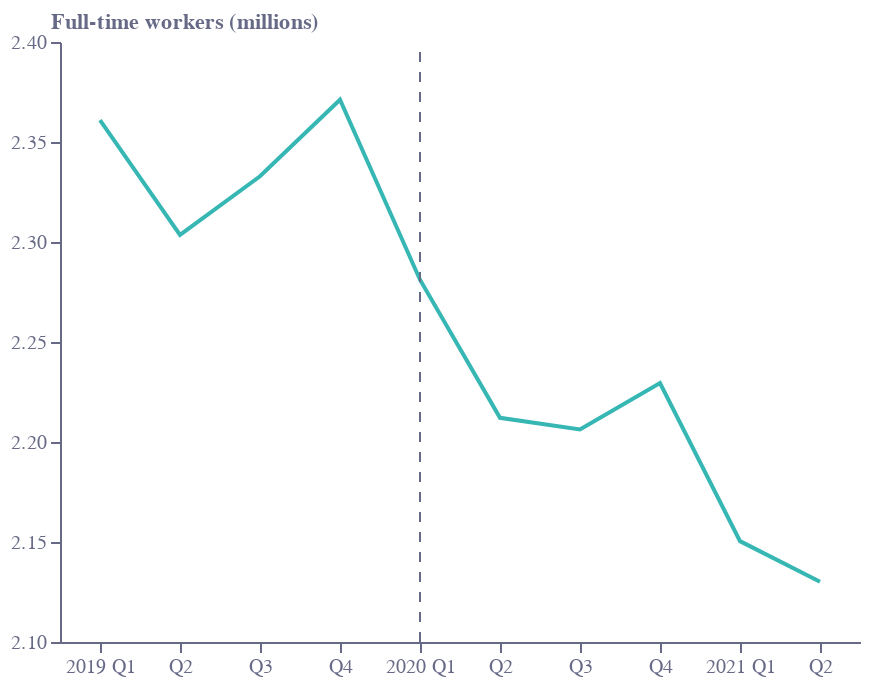

Notebook code cell kept with this figure:
### Code cell
base = alt.Chart(f2a).encode(
    x=alt.X(
        "label:N",
        sort=[],
        axis=alt.Axis(
            grid=False,
            titleAlign="right",
            titleAnchor="end",
            title="",
            labelColor=colors["eco-gray"],
            titleColor=colors["eco-gray"],
            tickColor=colors["eco-gray"],
            domainColor=colors["eco-gray"],
            tickCount=10,
            orient="bottom",
            labelAngle=0,
            labelExpr="indexof(datum.value,'Q1')>-1?slice(datum.value,0,4)+' '+slice(datum.value,4):slice(datum.value,4)",
        ),
    )
)
line1 = base.mark_line(color=colors["eco-turquiose"], strokeWidth=2).encode(
    y=alt.Y(
        "full:Q",
        sort=[],
        axis=alt.Axis(
            grid=False,
            title="Full-time workers (millions)",
            titleX=-5,
            titleY=-5,
            titleBaseline="bottom",
            titleAngle=0,
            titleAlign="left",
            labelColor=colors["eco-gray"],
            titleColor=colors["eco-gray"],
            tickColor=colors["eco-gray"],
            domainColor=colors["eco-gray"],
        ),
        scale=alt.Scale(domain=[2.1, 2.4]),
    )
)
axis1 = (
    alt.Chart(pd.DataFrame([{"x": "2020Q1", "y": 2.1}, {"x": "2020Q1", "y": 2.4}]))
    .mark_line(strokeWidth=1, strokeDash=[5, 5], color=colors["eco-gray"])
    .encode(x=alt.X("x:N", sort=[]), y="y:Q")
)
layer1 = (
    ((line1 + axis1).properties(height=300, width=400))
    .configure_view(stroke=None)
    .properties(title="")
)
layer1.save("visualisation/" + f + ".json")
layer1.save("visualisation/" + f + ".png")
open("README.md", "a").write(readme)
layer1

### Figure 1 — Vega-Lite specification as saved in the notebook (floating-point values rounded to 4 significant figures)
{"config": {"view": {"continuousWidth": 400, "continuousHeight": 300, "stroke": null}}, "layer": [{"data": {"name": "data-22e766e7936450f0114d7d188a154050"}, "mark": {"type": "line", "color": "#36B7B4", "strokeWidth": 2}, "encoding": {"x": {"type": "nominal", "axis": {"domainColor": "#676A86", "grid": false, "labelAngle": 0, "labelColor": "#676A86", "labelExpr": "indexof(datum.value,'Q1')>-1?slice(datum.value,0,4)+' '+slice(datum.value,4):slice(datum.value,4)", "orient": "bottom", "tickColor": "#676A86", "tickCount": 10, "title": "", "titleAlign": "right", "titleAnchor": "end", "titleColor": "#676A86"}, "field": "label", "sort": []}, "y": {"type": "quantitative", "axis": {"domainColor": "#676A86", "grid": false, "labelColor": "#676A86", "tickColor": "#676A86", "title": "Full-time workers (millions)", "titleAlign": "left", "titleAngle": 0, "titleBaseline": "bottom", "titleColor": "#676A86", "titleX": -5, "titleY": -5}, "field": "full", "scale": {"domain": [2.1, 2.4]}, "sort": []}}}, {"data": {"name": "data-083acb668ea00e9608c695c7a7ba08d5"}, "mark": {"type": "line", "color": "#676A86", "strokeDash": [5, 5], "strokeWidth": 1}, "encoding": {"x": {"type": "nominal", "field": "x", "sort": []}, "y": {"type": "quantitative", "field": "y"}}}], "height": 300, "title": "", "width": 400, "$schema": "https://vega.github.io/schema/vega-lite/v4.8.1.json", "datasets": {"data-22e766e7936450f0114d7d188a154050": [{"full": 2.361, "part": 1.411, "year": 2019, "q": 1, "label": "2019Q1"}, {"full": 2.304, "part": 1.414, "year": 2019, "q": 2, "label": "2019Q2"}, {"full": 2.333, "part": 1.425, "year": 2019, "q": 3, "label": "2019Q3"}, {"full": 2.371, "part": 1.454, "year": 2019, "q": 4, "label": "2019Q4"}, {"full": 2.281, "part": 1.462, "year": 2020, "q": 1, "label": "2020Q1"}, {"full": 2.212, "part": 1.383, "year": 2020, "q": 2, "label": "2020Q2"}, {"full": 2.206, "part": 1.299, "year": 2020, "q": 3, "label": "2020Q3"}, {"full": 2.229, "part": 1.264, "year": 2020, "q": 4, "label": "2020Q4"}, {"full": 2.15, "part": 1.243, "year": 2021, "q": 1, "label": "2021Q1"}, {"full": 2.13, "part": 1.314, "year": 2021, "q": 2, "label": "2021Q2"}], "data-083acb668ea00e9608c695c7a7ba08d5": [{"x": "2020Q1", "y": 2.1}, {"x": "2020Q1", "y": 2.4}]}}
